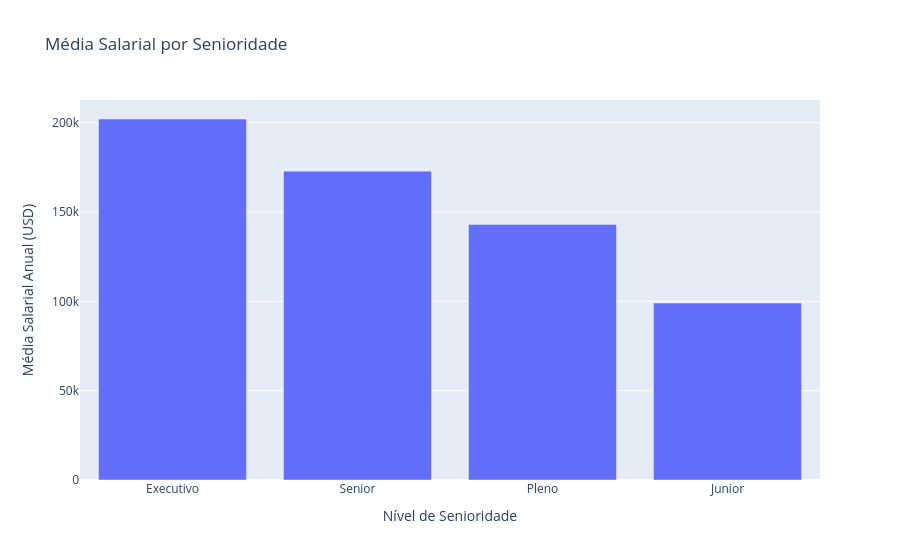

The notebook cell saved with this chart:
### Code cell
# Criando gráficos interativos com Plotly
import plotly.express as px

senioridade_media_salario = df_limpo.groupby('senioridade')['usd'].mean().sort_values(ascending=False).reset_index()

fig = px.bar(senioridade_media_salario,
             x='senioridade',
             y='usd',
             title='Média Salarial por Senioridade',
             labels={'senioridade': 'Nível de Senioridade', 'usd': 'Média Salarial Anual (USD)'})

fig.show()

### Figure 1 — Plotly figure (JSON) as saved in the notebook; plotly's stock layout.template omitted (floating-point values rounded to 4 significant figures)
{"data": [{"hovertemplate": "Nível de Senioridade=%{x}<br>Média Salarial Anual (USD)=%{y}<extra></extra>", "legendgroup": "", "marker": {"color": "#636efa", "pattern": {"shape": ""}}, "name": "", "orientation": "v", "showlegend": false, "textposition": "auto", "type": "bar", "x": ["Executivo", "Senior", "Pleno", "Junior"], "xaxis": "x", "y": [202000.0, 172900.0, 143000.0, 99030.0], "yaxis": "y"}], "layout": {"barmode": "relative", "legend": {"tracegroupgap": 0}, "title": {"text": "Média Salarial por Senioridade"}, "xaxis": {"anchor": "y", "domain": [0, 1], "title": {"text": "Nível de Senioridade"}}, "yaxis": {"anchor": "x", "domain": [0, 1], "title": {"text": "Média Salarial Anual (USD)"}}}}
